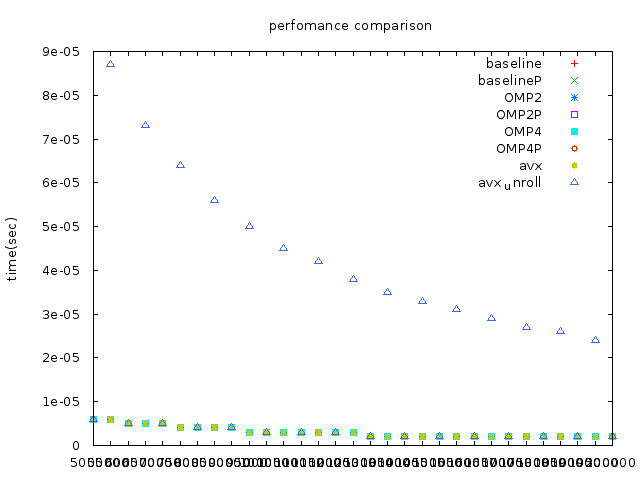

Write the gnuplot code that produced this figure.
reset
set ylabel 'time(sec)'
set style histogram cluster gap 1
set style fill solid
set title 'perfomance comparison'
set boxwidth 0.8
set term png enhanced font 'Verdana,10'
set output 'errorrate.png'

plot for [COL=2:9] 'result_error_rate.csv' using COL:xticlabels(1) title columnheader
